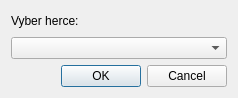
<?xml version="1.0" encoding="UTF-8"?>
<ui version="4.0">
 <class>VyberHerce</class>
 <widget class="QDialog" name="VyberHerce">
  <property name="geometry">
   <rect>
    <x>0</x>
    <y>0</y>
    <width>238</width>
    <height>98</height>
   </rect>
  </property>
  <property name="windowTitle">
   <string>Dialog</string>
  </property>
  <layout class="QGridLayout" name="gridLayout">
   <item row="0" column="0">
    <widget class="QLabel" name="label">
     <property name="text">
      <string>Vyber herce:</string>
     </property>
    </widget>
   </item>
   <item row="1" column="0">
    <widget class="QComboBox" name="comboBox"/>
   </item>
   <item row="2" column="0">
    <widget class="QDialogButtonBox" name="buttonBox">
     <property name="orientation">
      <enum>Qt::Horizontal</enum>
     </property>
     <property name="standardButtons">
      <set>QDialogButtonBox::Cancel|QDialogButtonBox::Ok</set>
     </property>
    </widget>
   </item>
  </layout>
 </widget>
 <resources/>
 <connections>
  <connection>
   <sender>buttonBox</sender>
   <signal>accepted()</signal>
   <receiver>VyberHerce</receiver>
   <slot>accept()</slot>
   <hints>
    <hint type="sourcelabel">
     <x>248</x>
     <y>254</y>
    </hint>
    <hint type="destinationlabel">
     <x>157</x>
     <y>274</y>
    </hint>
   </hints>
  </connection>
  <connection>
   <sender>buttonBox</sender>
   <signal>rejected()</signal>
   <receiver>VyberHerce</receiver>
   <slot>reject()</slot>
   <hints>
    <hint type="sourcelabel">
     <x>316</x>
     <y>260</y>
    </hint>
    <hint type="destinationlabel">
     <x>286</x>
     <y>274</y>
    </hint>
   </hints>
  </connection>
 </connections>
</ui>
